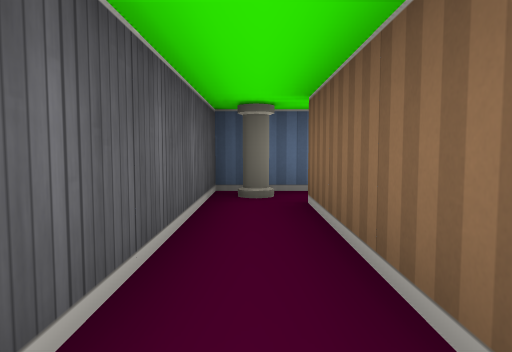
[1] (above)

18 first-person views from a walk through a cub3D level. The camera is about half as high as the walls, tilts 4° down and sees 70° across. The floor is counted in squares. Each view is taken from the middle of a square. On the plan, view 1 faces up. The plan holds only what a view shows up to about 9 squares ahead; the rest is blank.

[2]
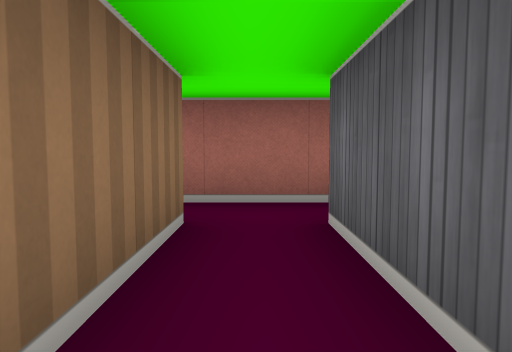

[3]
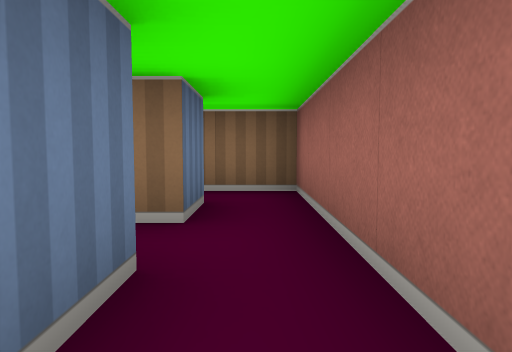

[4]
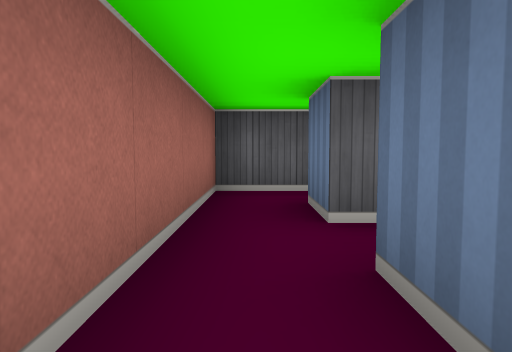

[5]
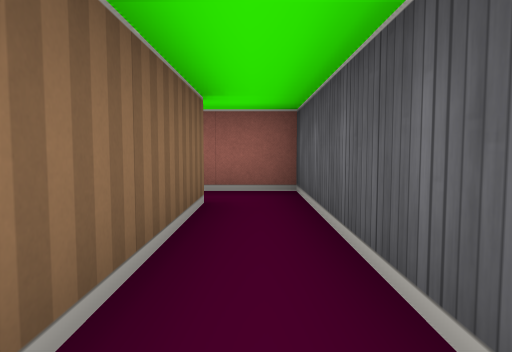

[6]
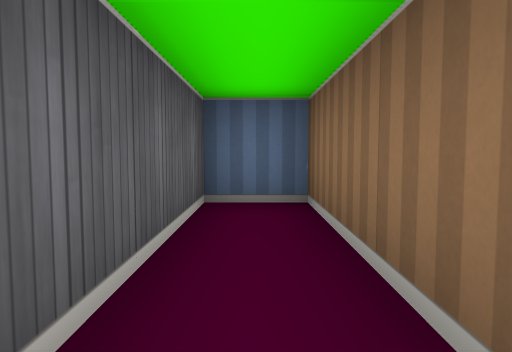

[7]
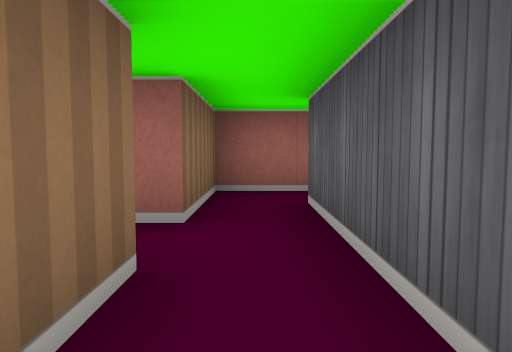

[8]
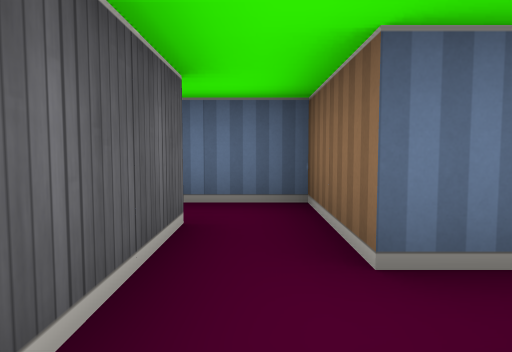

[9]
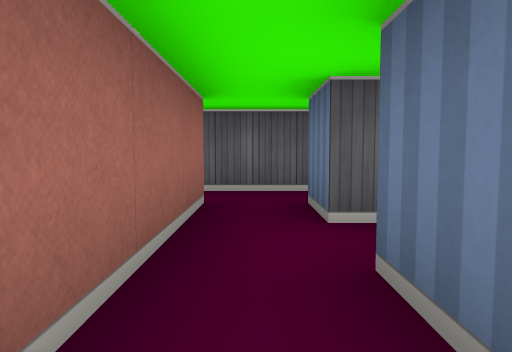

[10]
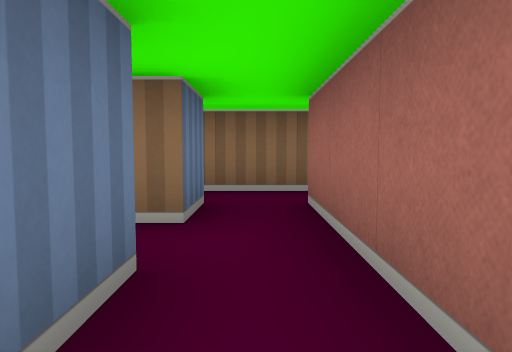

[11]
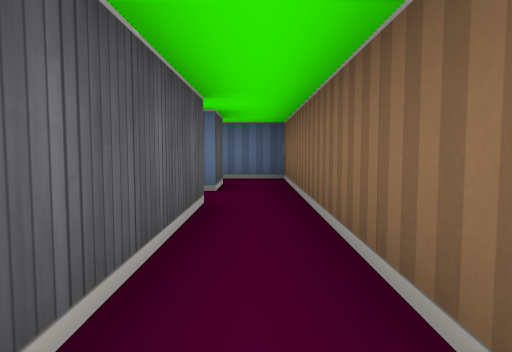

[12]
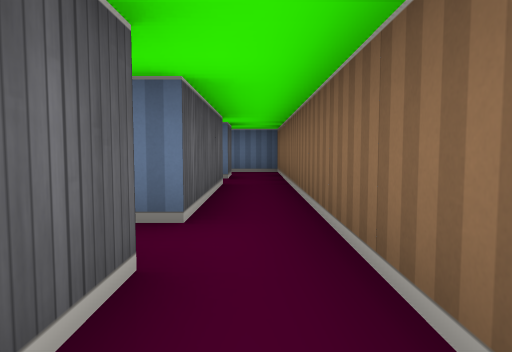

[13]
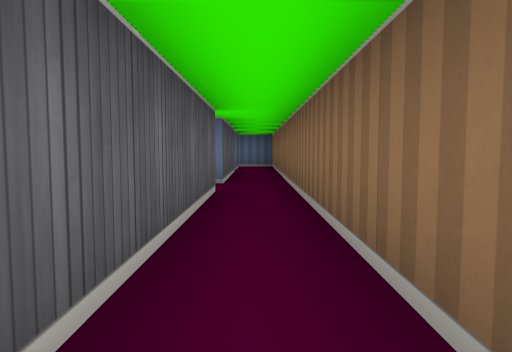

[14]
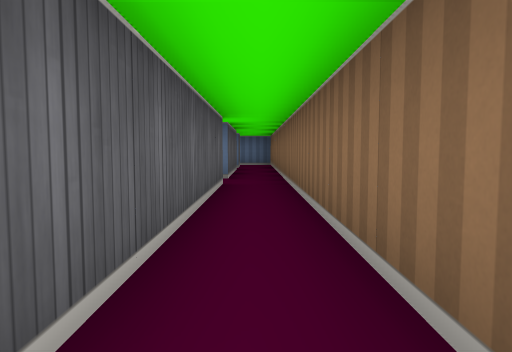

[15]
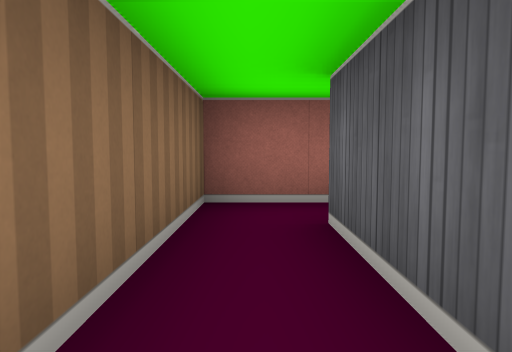

[16]
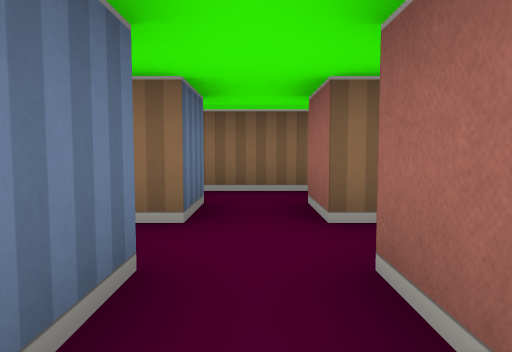

[17]
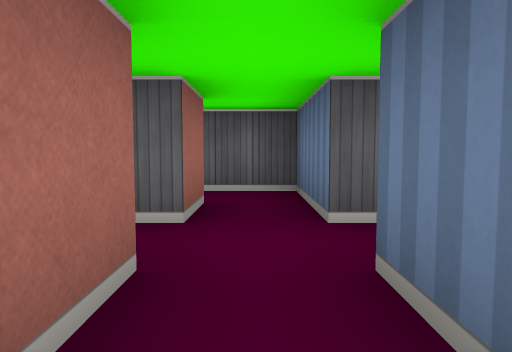

[18]
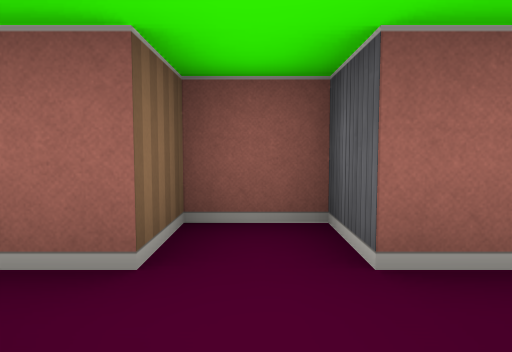

### Floor plan
Ten units are one square. View 1 is at (0, 0); x grows to the right and y downward. Boxes are objects, and circles mark ways between rooms. Rooms are numbered by the first view taken in them; rooms with no view inside come last. Other rooms are left out.
<svg viewBox="-30 -50 100 140">
<path fill="none" stroke="#000" d="M15 -5 5 -5 5 -35M-5 5 15 5M10 -45 -5 -45 -5 -5M-5 -5 -15 -5 -15 -45 -25 -45 -25 5 -5 5M15 -15 15 -5M15 5 25 5 25 -15M15 -35 15 -15M25 -15 35 -15M35 -25 25 -25 25 -45 10 -45M55 25 55 75M55 -15 55 15M52 85 65 85 65 -45 54 -45M55 -35 55 -25M25 25 35 25M35 15 15 15 15 28M35 25 35 35 45 35 45 25 55 25M55 15 45 15 45 11M35 -15 55 -15M55 -25 45 -25 45 -29"/>
<rect x="-5" y="-45" width="10" height="10" fill="#bbb"><title>pillar</title></rect>
<circle cx="-10" cy="0" r="3" fill="#2a7"/>
<circle cx="10" cy="0" r="3" fill="#2a7"/>
<circle cx="20" cy="-10" r="3" fill="#2a7"/>
<circle cx="30" cy="-20" r="3" fill="#2a7"/>
<circle cx="50" cy="20" r="3" fill="#2a7"/>
<circle cx="50" cy="-20" r="3" fill="#2a7"/>
<circle cx="30" cy="20" r="3" fill="#2a7"/>
<text x="0" y="-20">1</text>
<text x="-20" y="-20">2</text>
<text x="20" y="-10">3</text>
<text x="20" y="-30">4</text>
<text x="60" y="30">5</text>
<text x="20" y="20">6</text>
<text x="40" y="20">7</text>
<text x="40" y="-30">8</text>
</svg>
Room 1 opens to room 2. Room 1 opens to room 3. Room 3 opens to room 4. Room 4 opens to room 8. Room 5 opens to room 7. Room 5 opens to room 8. Room 6 opens to room 7.

Where each view was taken, in squares from view 1:
view 1: 0 up, 0 right, facing up
view 2: 3 up, 0 right, facing down
view 3: 0 up, 2 left, facing right
view 4: 0 up, 2 right, facing left
view 5: 4 up, 2 left, facing down
view 6: 1 up, 2 left, facing up
view 7: 4 up, 2 right, facing down
view 8: 1 up, 2 right, facing up
view 9: 2 up, 6 right, facing left
view 10: 2 up, 2 right, facing right
view 11: 2 down, 6 right, facing up
view 12: 4 down, 6 right, facing up
view 13: 7 down, 6 right, facing up
view 14: 8 down, 6 right, facing up
view 15: 5 down, 6 right, facing down
view 16: 2 down, 2 right, facing right
view 17: 2 down, 6 right, facing left
view 18: 1 down, 4 right, facing down
